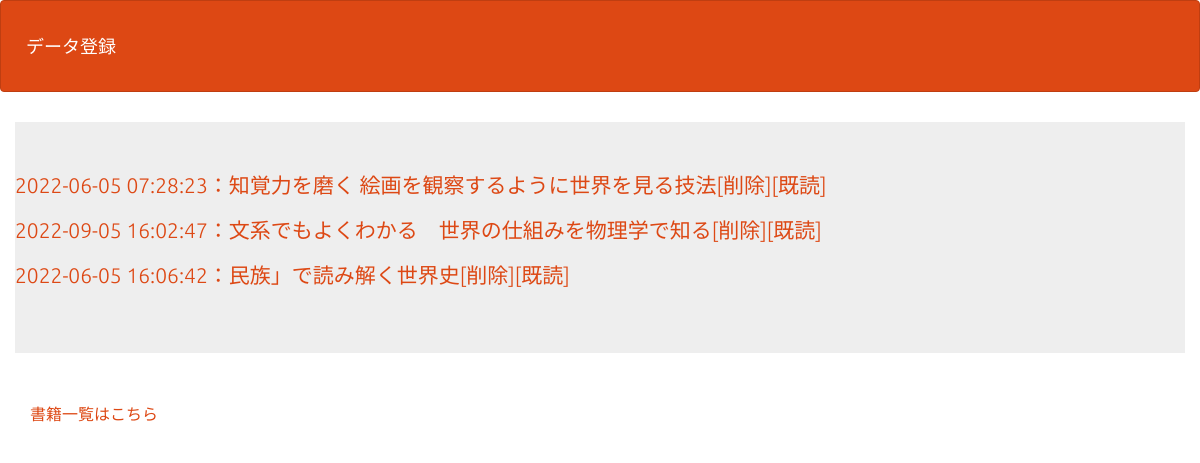
The page /select02.php (signed in) on the database its author committed.
### tables this page shows
CREATE TABLE `kadai04_an_table` (
  `id` int(12) NOT NULL,
  `name` varchar(64) NOT NULL,
  `amazon` text NOT NULL,
  `assesment` int(1) NOT NULL,
  `comment` text NOT NULL,
  `indate` datetime NOT NULL
);

### select02.php (the view, shortened to what this page needs)
<?php
require_once('footer.php');
$pdo = db_conn();
$stmt = $pdo->prepare('SELECT * FROM kadai04_an_table');
$status = $stmt->execute();
$view = '';
if ($status === false) {
    $error = $stmt->errorInfo();
    exit('SQLError:' . print_r($error, true));
} else {
    while ($result = $stmt->fetch(PDO::FETCH_ASSOC)) {
        $view .= '<p>';
        $view .= '<a href="detail02.php?id=' . $result['id'] . '">';
        $view .= $result['indate'] . '：' . $result['name'];
        $view .= '</a>';
        $view .= '<a href="delete02.php?id=' . $result['id'] . '">';
        $view .= '[削除]';
        $view .= '</a>';
        $view .= '<a href="detail03.php?id=' . $result['id'] . '">';
        $view .= '[既読]';
        $view .= '</a>';
        $view .= '</p>';
    }
}
?>
<!DOCTYPE html>
<html lang="ja">
<head>
    <link rel="stylesheet" href="css/range.css">
    <link href="css/bootstrap.min.css" rel="stylesheet">
</head>
<body id="main">
    <header>
        <nav class="navbar navbar-default">
            <div class="container-fluid">
                <div class="navbar-header">
                    <a class="navbar-brand" href="index02.php">データ登録</a>
                </div>
            </div>
        </nav>
    </header>
    <div>
        <div class="container jumbotron">
            <?= $view ?>
        </div>
    </div>
    <?= $footer ?>
</body>
</html>

### select02.php (style rules this page uses)
div { padding: 10px; font-size: 16px; }

### rows shown on the page
kadai04_an_table: value "2022-06-05 07:28:23：知覚力を磨く 絵画を観察するように世界を見る技法 [削除] [既読]"
kadai04_an_table: value "2022-09-05 16:02:47：文系でもよくわかる 世界の仕組みを物理学で知る [削除] [既読]"
kadai04_an_table: value "2022-06-05 16:06:42：民族」で読み解く世界史 [削除] [既読]"
